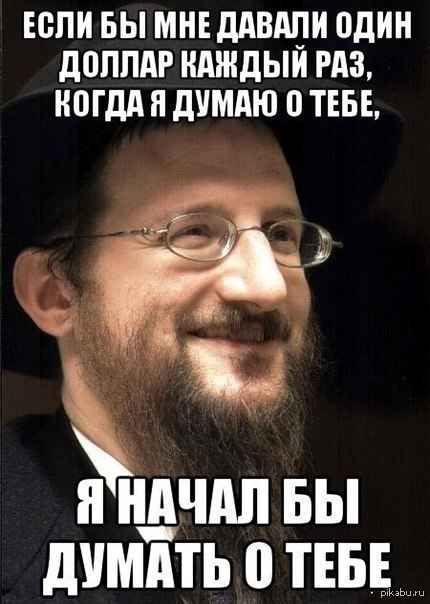
#> input picture by0.jpg, 430 x 604 px
$ python resizer.py by0.jpg   (older library calls are emulated)
#> lines starting #> are read from the running program, lines starting #| are printed output that depends on the picture

from PIL import Image
import sys

mywidth = 500

img = Image.open(sys.argv[1])
#> img is the input picture: PIL image 430x604 RGB; mean R, G, B 84.4, 73.2, 67.3
wpercent = (mywidth / (img.size[0]))
#> wpercent = 1.16
hsize = int(img.size[1] * wpercent)
#> hsize = 702
img = img.resize((mywidth, hsize), Image.ANTIALIAS)
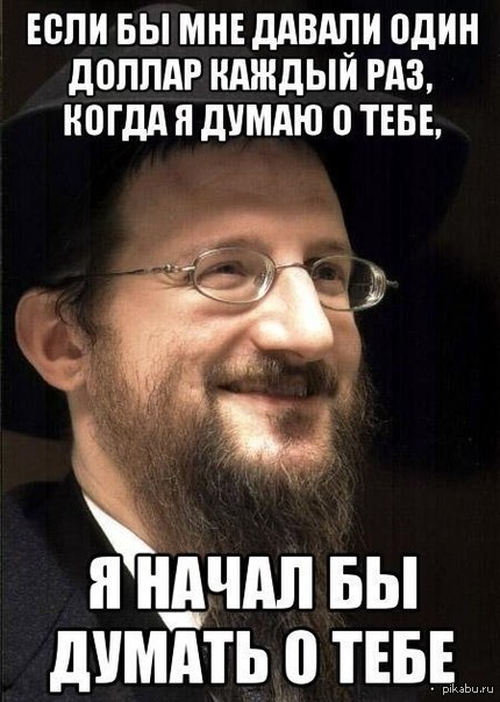
#> img: PIL image 500x702 RGB; mean R, G, B 84.4, 73.2, 67.3
img.save('resized.jpg')
